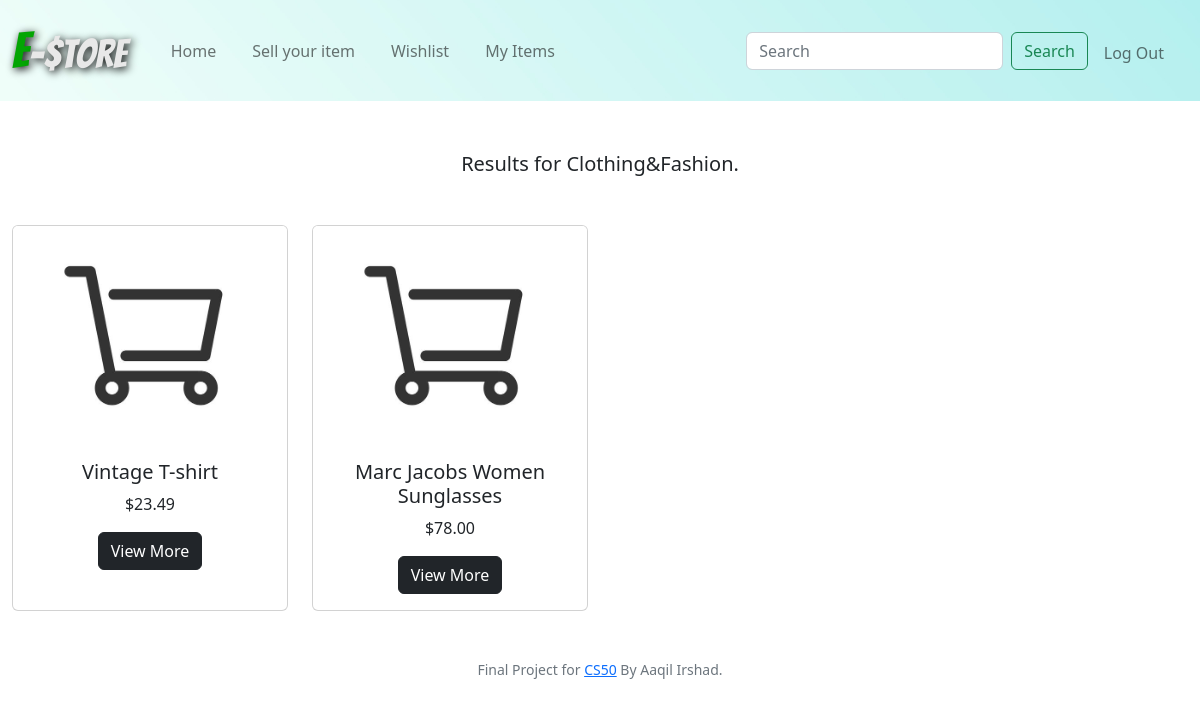
The app's page /Clothing&Fashion (signed in), older data.
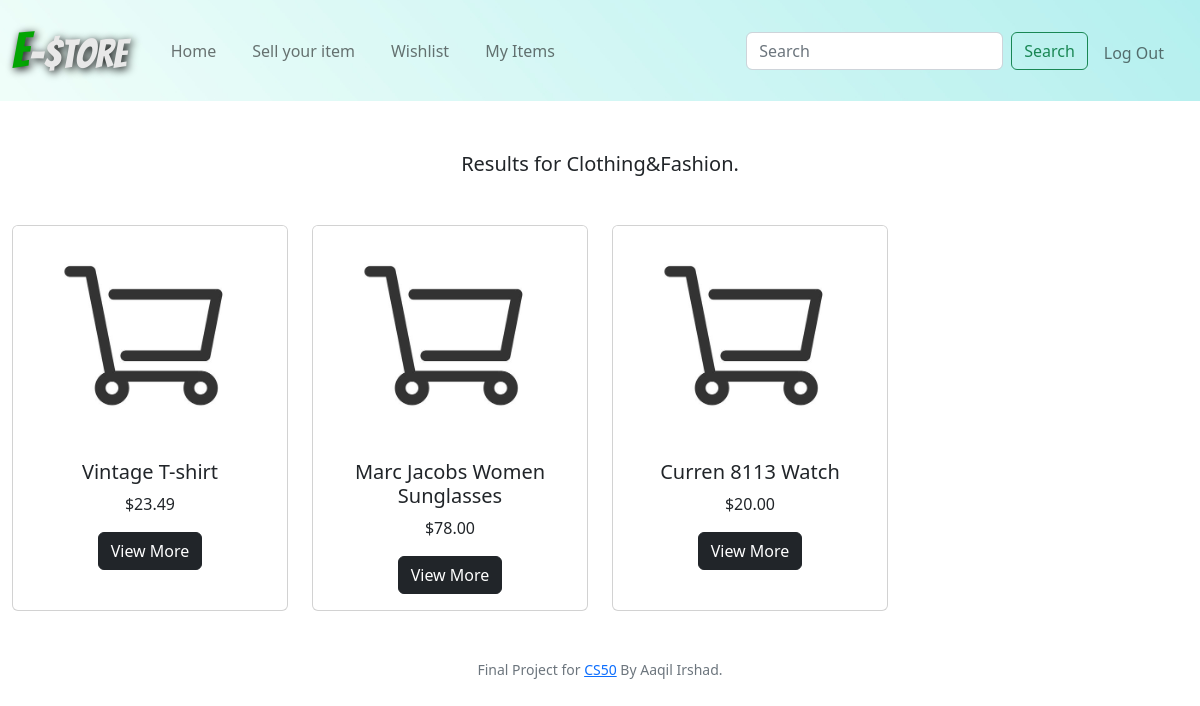
The same page, newer data.
### tables this page shows
CREATE TABLE products (id INTEGER NOT NULL PRIMARY KEY AUTOINCREMENT, user_id INTEGER NOT NULL, name TEXT NOT NULL, catergory TEXT NOT NULL, description TEXT, price NUMERIC NOT NULL, email TEXT NOT NULL);

### app.py (the view)
@app.route("/<string:name>", methods=["GET", "POST"])
@login_required
def category(name):
    products = db.execute("SELECT * FROM products WHERE catergory = ?", name)
    return render_template("products.html", items=products, name=name)

### app.py (called while the page is built)
@app.after_request
def after_request(response):
    response.headers["Cache-Control"] = "no-cache, no-store, must-revalidate"
    response.headers["Expires"] = 0
    response.headers["Pragma"] = "no-cache"
    return response

### helpers.py (called while the page is built)
def login_required(f):
    @wraps(f)
    def decorated_function(*args, **kwargs):
        if session.get("user_id") is None:
            return redirect("/login")
        return f(*args, **kwargs)
    return decorated_function

def usd(value):
    return f"${value:,.2f}"

### templates/products.html (shortened to what this page needs)
{% extends "layout.html"%}
{%block main%}
<p style="font-size:20px; text-align:center;">Results for {{name}}.</p>
<div class="row row-cols-1 row-cols-sm-2 row-cols-md-4">
  {% for row in items %}
    <div class="d-flex justify-content-evenly" style="margin-top:30px;">
        <div class="card" style="width: 18rem;">
          <img src="static/cart.jpg" class="card-img-top" alt="...">
          <div class="card-body">
            <h5 class="card-title">{{ row.name }}</h5>
            <p class="card-text">{{ row.price | usd}}</p>
            <button type="button" class="btn btn-dark" data-bs-toggle="modal" data-bs-target="#P{{row.id}}">View More</button>
          </div>
        </div>
    </div>
  {% endfor %}
</div>
{% endblock %}

### templates/layout.html (shortened to what this page needs)
<!DOCTYPE html>
<html>
    <head>
        <link href="https://cdn.jsdelivr.net/npm/bootstrap@5.2.0-beta1/dist/css/bootstrap.min.css" rel="stylesheet">
        <link href="static/styles.css" rel="stylesheet">
    </head>
     <body>
       <nav class="navbar navbar-expand-lg bg-light" id="nav-bar">
        <div class="container-fluid">
          <a class="navbar-brand" href="/"><span style="font-family: 'Bangers', cursive; font-size:50px; color:rgb(3, 165, 3); text-shadow: 2px 2px 8px #000000">E</span><span style="font-family: 'Bangers', cursive; font-size:40px; color:rgb(232, 232, 232); text-shadow: 2px 2px 8px #000000">-$tore</span> </a>
          <div class="collapse navbar-collapse" id="navbarSupportedContent">
            {% if session["user_id"] %}
            <ul class="navbar-nav me-auto mb-2 mb-lg-0">
              <li class="nav-item" style="margin-left: 20px;">
                <a class="nav-link" aria-current="page" href="/"> Home </a>
              </li>
              <li class="nav-item" style="margin-left: 20px;">
                <a class="nav-link" aria-current="page" href="/sell"> Sell your item </a>
              </li>
              <li class="nav-item" style="margin-left: 20px;">
                <a class="nav-link" href="/wishlist"> Wishlist </a>
              </li>
              <li class="nav-item" style="margin-left: 20px;">
                <a class="nav-link" href="/myitems"> My Items </a>
              </li>
            </ul>
            <form class="d-flex" action="/search" method="get">
              <input class="form-control me-2" type="search" placeholder="Search" aria-label="Search" name="q">
              <button class="btn btn-outline-success" type="submit">Search</button>
            </form>
            <div class="me-3">
            <ul class="navbar-nav ms-2 mt-1">
              <li class="nav-item"><a class="nav-link" href="/logout">Log Out</a></li>
            </ul>
            </div>
            {% else %}
            <ul class="navbar-nav ms-auto mt-2">
              <li class="nav-item"><a class="nav-link" href="/register">Register</a></li>
              <li class="nav-item"><a class="nav-link" href="/login">Log In</a></li>
            </ul>
            {% endif %}
          </div>
        </div>
      </nav>
      <main class="container-fluid py-5 text-center">
          {% block main %}{% endblock %}
      </main>
      <footer class="mb-5 small text-center text-muted">
          Final Project for <a href="https://cs50.harvard.edu/x/2022//">CS50</a> By Aaqil Irshad.
      </footer>
     </body>
</html>

### static/styles.css (style rules this page uses)
#nav-bar { background-image: url(header.jpg); background-position: left; background-repeat: no-repeat; background-size: cover; }

Row changes from the older to the newer data that the page shows:
added products: name "Curren 8113 Watch", price "$20.00"
